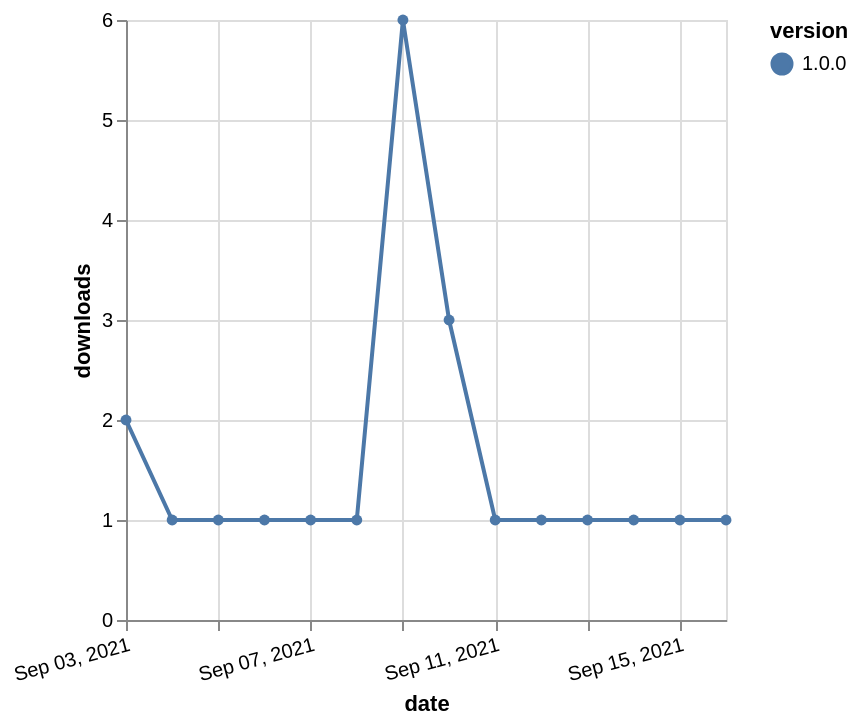

Describe this chart as a Vega-Lite specification.
### Vega-Lite specification from a JSON file in a GitHub repository (floating-point values rounded to 4 significant figures)
{"$schema": "https://vega.github.io/schema/vega-lite/v5.json", "description": "A simple bar chart with embedded data.", "data": {"values": [{"date": "2021-09-03", "total": 490, "delta": 2, "version": "1.0.0"}, {"date": "2021-09-04", "total": 491, "delta": 1, "version": "1.0.0"}, {"date": "2021-09-05", "total": 492, "delta": 1, "version": "1.0.0"}, {"date": "2021-09-06", "total": 493, "delta": 1, "version": "1.0.0"}, {"date": "2021-09-07", "total": 494, "delta": 1, "version": "1.0.0"}, {"date": "2021-09-08", "total": 495, "delta": 1, "version": "1.0.0"}, {"date": "2021-09-09", "total": 501, "delta": 6, "version": "1.0.0"}, {"date": "2021-09-10", "total": 504, "delta": 3, "version": "1.0.0"}, {"date": "2021-09-11", "total": 505, "delta": 1, "version": "1.0.0"}, {"date": "2021-09-12", "total": 506, "delta": 1, "version": "1.0.0"}, {"date": "2021-09-13", "total": 507, "delta": 1, "version": "1.0.0"}, {"date": "2021-09-14", "total": 508, "delta": 1, "version": "1.0.0"}, {"date": "2021-09-15", "total": 509, "delta": 1, "version": "1.0.0"}, {"date": "2021-09-16", "total": 510, "delta": 1, "version": "1.0.0"}]}, "width": "container", "mark": {"type": "line", "point": {"filled": true}}, "encoding": {"x": {"field": "date", "type": "temporal", "timeUnit": "yearmonthdate", "title": "date", "axis": {"labelAngle": -15}}, "y": {"field": "delta", "type": "quantitative", "title": "downloads"}, "color": {"field": "version", "type": "nominal"}, "tooltip": {"field": "delta"}}}
